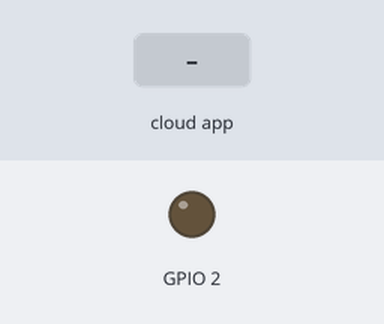
Recording of a program running on a simulated ESP32. On the bench: output pins drawn as LEDs (lit = HIGH). The test bench sets the inputs (shaded band). WiFi joins after 1.5 s; servers stay silent unless stated; what the program prints to the serial monitor is not drawn.

Above: at 3.3 s.
3.4 s: the phone or cloud app sets output0 to 1
At 3.7 s:
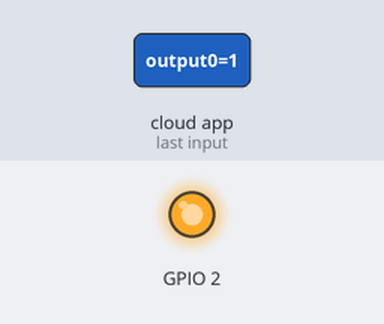
4.9 s: the phone or cloud app sets output0 to 0
At 6.0 s:
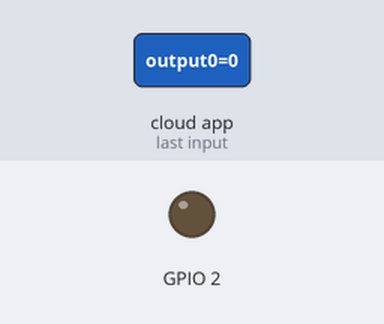
6.4 s: the phone or cloud app sets output1 to 0
At 7.1 s:
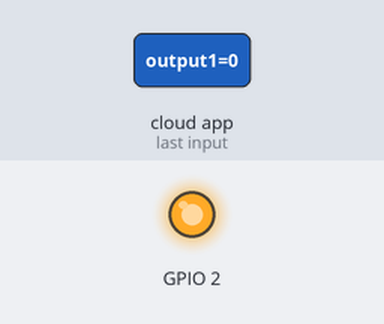
Timing chart, 0 to 9.4 s (numbered marks = the images above; inputs shaded):
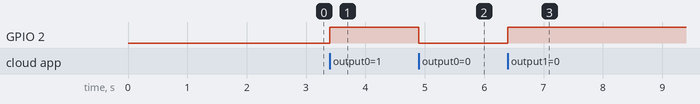

The program:

main.cpp
```cpp
#include <Arduino.h>
#include <WiFi.h>
#include <Firebase_ESP_Client.h>
#include "addons/TokenHelper.h"
#include "addons/RTDBHelper.h"
#include <IOT.h>

byte ledStatus;
String path;

FirebaseData fbdos;
FirebaseAuth auth;
FirebaseConfig config;

void initWiFi()
{
  WiFi.begin(WIFI_SSID, WIFI_PASSWORD);
  Serial.print("Connecting to WiFi ..");
  while (WiFi.status() != WL_CONNECTED)
  {
    Serial.print('.');
    delay(1000);
  }
  Serial.println(WiFi.localIP());
}
void initgpio()
{
  pinMode(led, OUTPUT);
}
void initFirebase()
{
  // Assign the api key (required)
  config.api_key = API_KEY;

  // Assign the RTDB URL (required)
  config.database_url = DATABASE_URL;

  // Assign the user sign in credentials
  auth.user.email = USER_EMAIL;
  auth.user.password = USER_PASSWORD;

  // Assign the callback function for the long running token generation task */
  config.token_status_callback = tokenStatusCallback; // see addons/TokenHelper.h
  Firebase.begin(&config, &auth);
  if (!Firebase.RTDB.beginStream(&fbdos, "/Output/"))
  {
    Serial.println("Stream begin failed. ");
    Serial.println(fbdos.errorReason().c_str());
  }
  else
  {
    Serial.println("Stream begin Successfull.");
  }
}
void readData()
{
  if (Firebase.ready())
  {
    if (!Firebase.RTDB.readStream(&fbdos))
    {
      Serial.println(fbdos.errorReason().c_str());
    }
    if (fbdos.streamAvailable())
    {
      if (fbdos.dataType() == "int")
      {
        path = fbdos.dataPath();
        if (path == "/output0")
        {
          ledStatus = fbdos.intData();
          digitalWrite(led, ledStatus);
        }
        if (path == "/output1")
        {
          ledStatus = fbdos.intData();
          digitalWrite(led, !ledStatus);
        }
      }
    }
  }
}
void setup()
{
  Serial.begin(115200);
  initWiFi();
  initFirebase();
  initgpio();
}

void loop()
{
  readData();
}
```

Measured:
- after the input at 3.4 s, GPIO 2: LOW → HIGH at once
- after the input at 4.9 s, GPIO 2: HIGH → LOW at once
- after the input at 6.4 s, GPIO 2: LOW → HIGH at once
